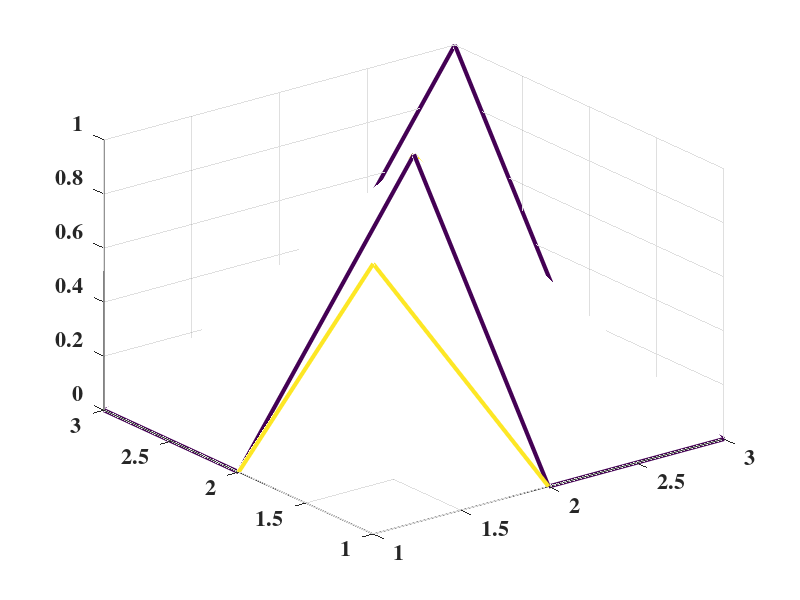

Recreate this plot in MATLAB.
function[varargout] = exmesh(varargin);

% Implements the matlab mesh function, but does some 
% modification of the plot so that it's readable upon
% export;

hand = mesh(varargin{:});

for q = 1:length(hand);
  set(hand,'LineWidth',3);
  set(hand,'MarkerSize',20);
end

set(gca, 'FontSize', 16, 'fontweight', 'b', 'FontName', 'Times');

if nargout>=1;
  varargout{1} = hand;
end
